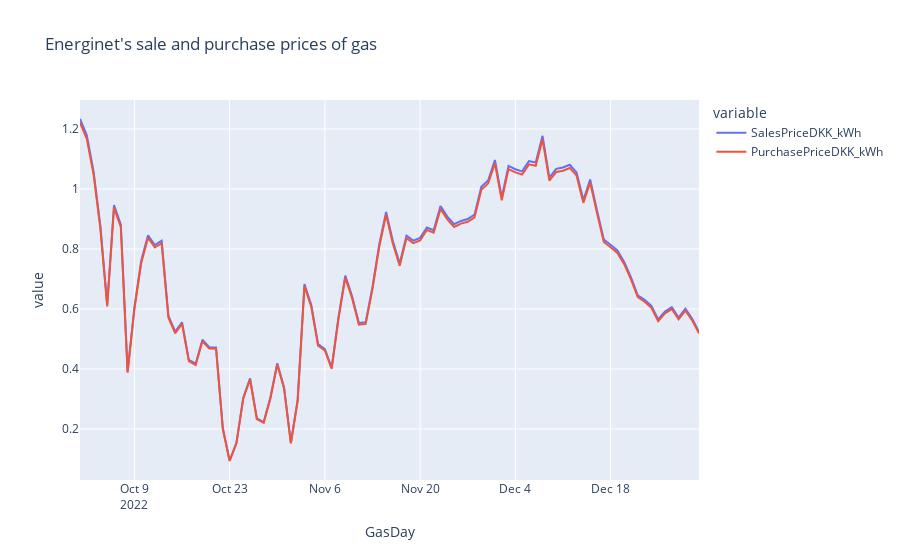

Notebook code for this chart:
### Markdown cell above
### Sales and purchase prices of gas

### Code cell
gas = database["gas"] # Retrieve data from MongoDB collection
gas_records = [document for document in gas.find()]
df_gas = pd.DataFrame.from_records(gas_records)
df_gas = df_gas.sort_values("GasDay", ascending=True)

price_fig = px.line(df_gas, x="GasDay", y=["SalesPriceDKK_kWh", "PurchasePriceDKK_kWh"], 
                    title="Energinet's sale and purchase prices of gas")
price_fig.show()
